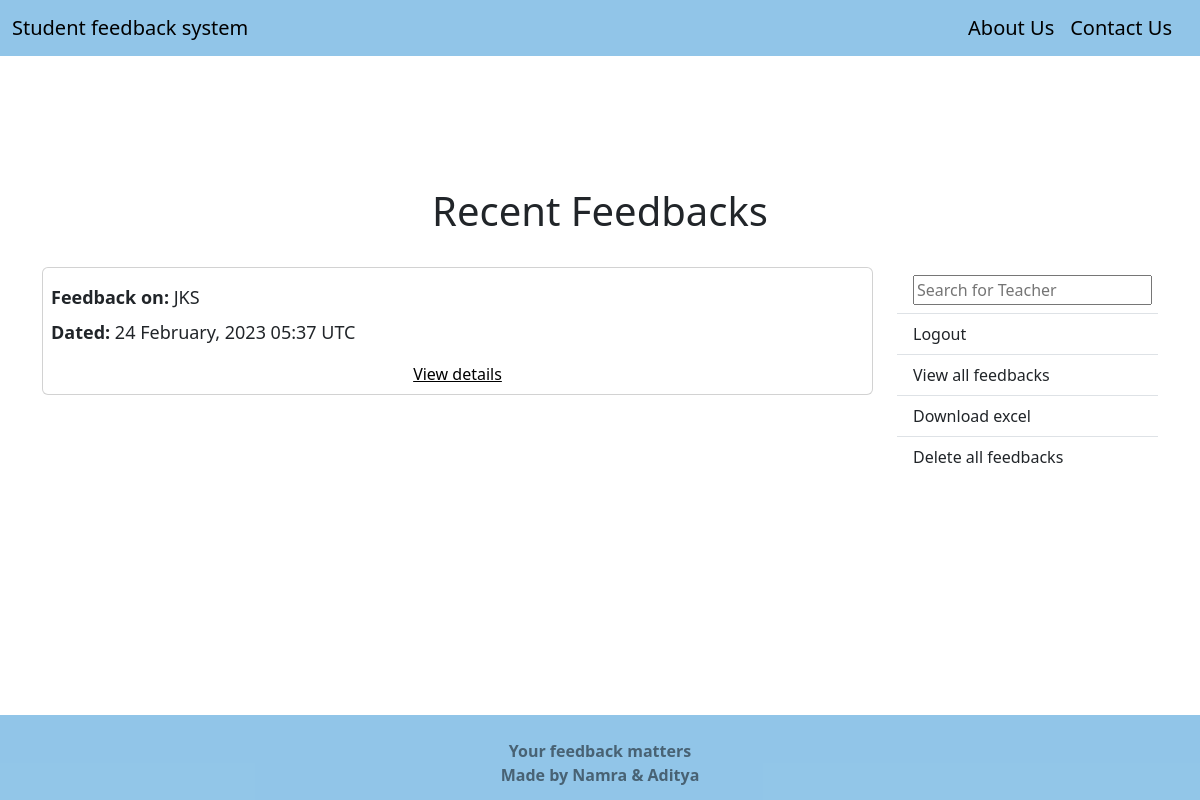
/review/ (signed in), run on an earlier commit of the app's database.
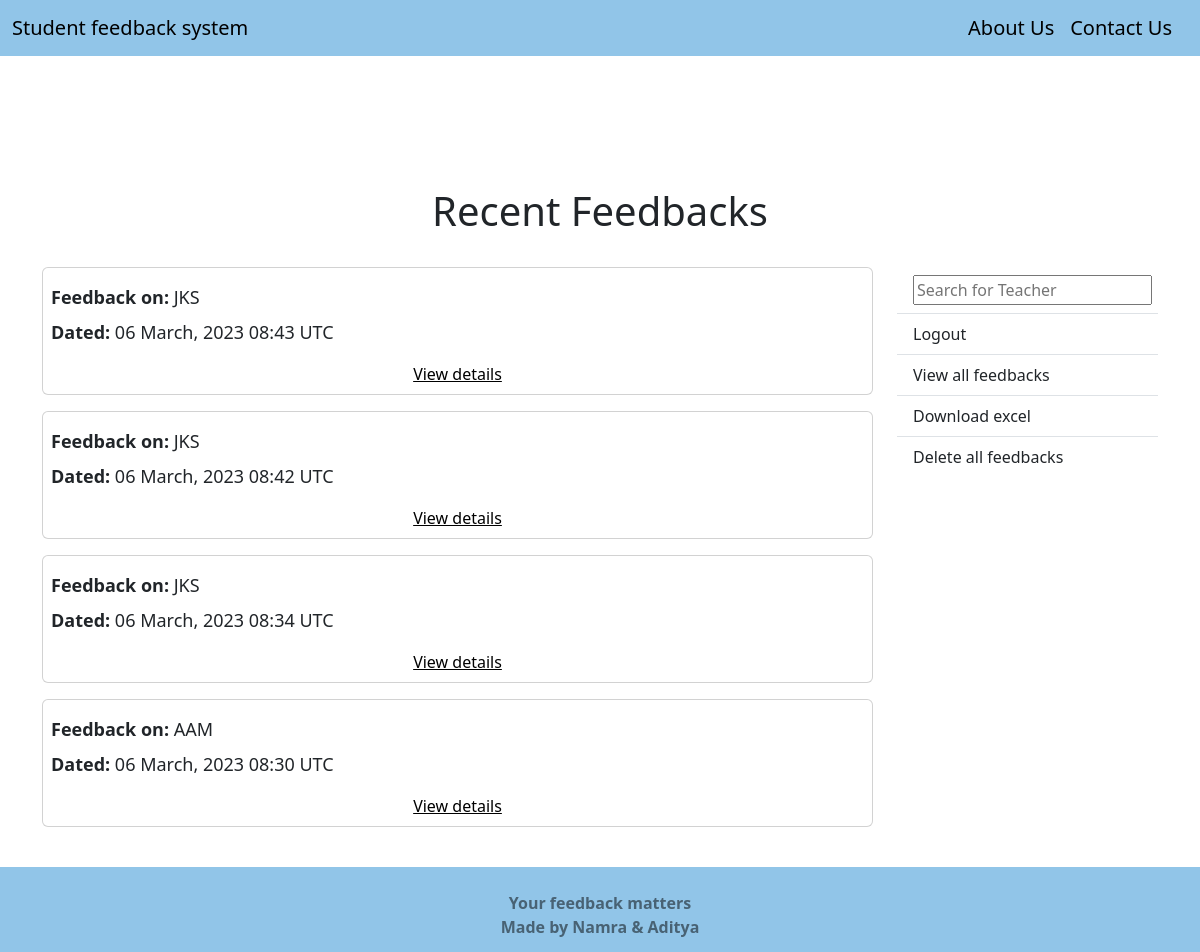
And on a later commit of the database.
### Feedback/models.py (models this page shows, shortened)
class FeedbackData(models.Model):
    CHOICES = (
            (1,'Unsatisfactory'),
            (2,'Satisfactory'),
            (3,'Good'),
            (4,'Very Good'),
            (5,'Outstanding')
            )
    date_submitted = models.DateTimeField(auto_now=True)
    teacher_name = models.ForeignKey(Faculty, verbose_name='Name of Teacher',
                                     on_delete=models.CASCADE)
    semester = models.ForeignKey(Semester, verbose_name='Semester',
                                  on_delete=models.SET_NULL, blank=True, null=True)
    punctuality = models.PositiveSmallIntegerField(verbose_name='The teacher is punctual in coming to class',
                                   default = None, blank=False, null=False,
                                   choices=CHOICES)
    portion = models.PositiveSmallIntegerField(verbose_name='The teacher completes portions at the appropriate time',
                               default = None, blank=False, null=False,
                               choices=CHOICES)
    doubt = models.PositiveSmallIntegerField(verbose_name='The teacher takes in effort to clear your doubts',
                             default = None, blank=False, null=False,
                             choices=CHOICES)
    interactive = models.PositiveSmallIntegerField(verbose_name='The teacher makes the class interactive',
                                   default = None, blank=False, null=False,
                                   choices=CHOICES)
    total = models.PositiveIntegerField()
    average = models.FloatField()
    comments = models.TextField(verbose_name='Any other feedback (your comments)',
                                blank=True)
    class Meta:
        verbose_name = 'Feedback Data'
        verbose_name_plural = 'Feedback Data'
    def __init__(self, *args, **kwargs):
        super(FeedbackData, self).__init__(*args, **kwargs)
        if 'teacher_name' in kwargs:
            self.fields['semester'].queryset = Semester.objects.filter(
                faculty=kwargs['teacher_name']
            )

### Review/models.py (models this page shows, shortened)
class Faculty(models.Model):
    BATCH = (
        ('A','A'),
        ('B','B'),
    )
    name=models.CharField(max_length=100)
    gmail=models.CharField(max_length=100)
    password=models.CharField(max_length=100)
    semester = models.ManyToManyField(Semester)
    subject=models.ManyToManyField(Subject)
    batch=models.CharField(verbose_name='batches',max_length=5,choices=BATCH)
    class Meta:
        verbose_name = 'Faculty'
        verbose_name_plural = 'Faculties'
    def __str__(self):
        return self.name

### Review/views.py (the view)
# urls.py: path('', ListFeedbackView.as_view(), name='ListFeedbackView'),
class ListFeedbackView(LoginRequiredMixin, ListView):
    model = FeedbackData
    template_name = 'Review/list_feedback.html'
    context_object_name = 'feedbacks'
    ordering = ['-date_submitted']
    paginate_by = 10

### Review/templates/Review/list_feedback.html
{% extends 'Home/index.html' %}
{% block content %}
    <div class="container" style="margin-top: 1px;">
        <h1 class="text-center py-3">Recent Feedbacks</h1>
        <div class="row mt-3">
            <div class="col-9">
                {% for feedback in feedbacks %}
                    <div class="card p-2 mb-3">
                        <p class="my-2"><strong>Feedback on:</strong> {{ feedback.teacher_name }}</p>
                        <p><strong>Dated:</strong> {{ feedback.date_submitted|date:'d F, Y H:i T' }}</p>
                        <a href="{% url 'FeedbackDetailView' feedback.id %}">View details</a>
                    </div>
                {% endfor %}
            </div>
            <div class="col-3">
                <ul class="list-group list-group-flush">
                    <form class="list-group-item list-group-item-action" action="{% url 'SearchResultsView' %}" method="get">
                        <input type="text" name="q" placeholder="Search for Teacher" autocomplete="on" autofocus="on" id="search-field">
                    </form>
                    <a class="list-group-item list-group-item-action" role="button" href="{% url 'LogoutView' %}">Logout</a>
                    <a class="list-group-item list-group-item-action" role="button" href="{% url 'ListFeedbackView' %}">View all feedbacks</a>
                    <a class="list-group-item list-group-item-action" role="button" href="{% url 'export-to-excel' %}">Download excel</a>
                    <a class="list-group-item list-group-item-action" role="button" href="{% url 'deleteAllFeedback' %}">Delete all feedbacks</a>
                </ul>
            </div>
        </div>
    </div>
{% endblock content %}

What changed in the data, as far as the page shows it:
removed FeedbackData: teacher_name "JKS", date_submitted "24 February, 2023 05:37 UTC"
added FeedbackData: teacher_name "JKS", date_submitted "06 March, 2023 08:43 UTC"
added FeedbackData: teacher_name "JKS", date_submitted "06 March, 2023 08:42 UTC"
added FeedbackData: teacher_name "JKS", date_submitted "06 March, 2023 08:34 UTC"
added FeedbackData: teacher_name "AAM", date_submitted "06 March, 2023 08:30 UTC"
